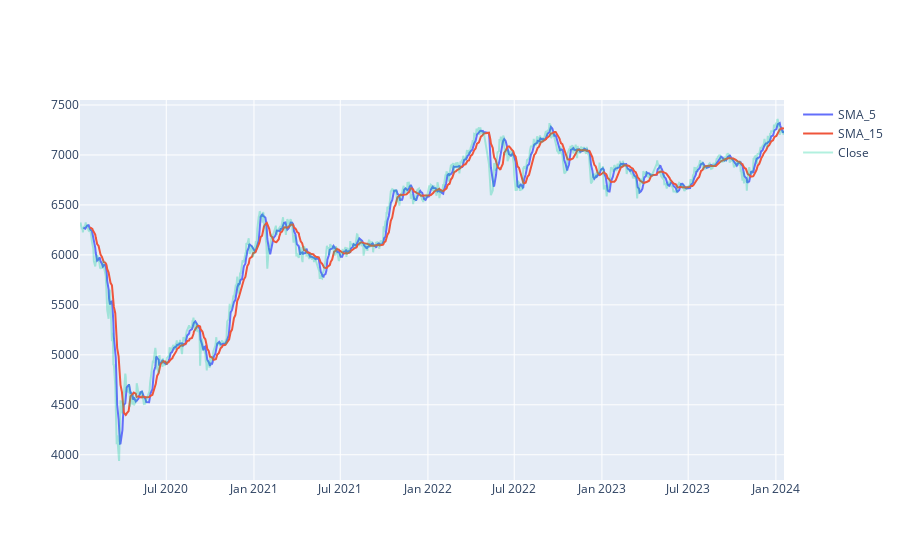

This figure's notebook cell:
### Markdown cell above
**Simple Moving Average**

- Simple Moving Average is one of the most common technical indicators.
- SMA calculates the average of prices over a given interval of time and is used to determine the trend of the stock.
- As defined above, I will create a slow SMA (SMA_15) and a fast SMA (SMA_5).
- Here these numerical values represents the time interval like 15days.

### Code cell
df['SMA_5'] = df['Terakhir'].rolling(5).mean().shift()
df['SMA_15'] = df['Terakhir'].rolling(15).mean().shift()

fig = go.Figure()
fig.add_trace(go.Scatter(x=df.Tanggal,y=df.SMA_5,name='SMA_5'))
fig.add_trace(go.Scatter(x=df.Tanggal,y=df.SMA_15,name='SMA_15'))
fig.add_trace(go.Scatter(x=df.Tanggal,y=df.Terakhir,name='Close', opacity=0.3))
fig.show()

### Figure 1 — Plotly figure (JSON) as saved in the notebook; plotly's stock layout.template omitted (floating-point values rounded to 4 significant figures; data arrays with more than 128 entries replaced by an {"elided": "..."} marker saying what was removed)
{"data": [{"name": "SMA_5", "type": "scatter", "x": {"elided": "988 str values"}, "y": {"elided": "988 float values"}}, {"name": "SMA_15", "type": "scatter", "x": {"elided": "988 str values"}, "y": {"elided": "988 float values"}}, {"name": "Close", "opacity": 0.3, "type": "scatter", "x": {"elided": "988 str values"}, "y": {"elided": "988 float values"}}], "layout": {}}
